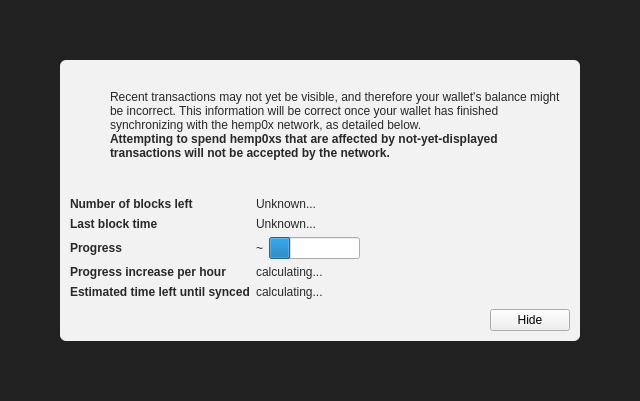
<?xml version="1.0" encoding="UTF-8"?>
<ui version="4.0">
 <class>ModalOverlay</class>
 <widget class="ModalOverlay" name="ModalOverlay">
  <property name="geometry">
   <rect>
    <x>0</x>
    <y>0</y>
    <width>640</width>
    <height>401</height>
   </rect>
  </property>
  <property name="windowTitle">
   <string>Form</string>
  </property>
  <layout class="QVBoxLayout" name="verticalLayout" stretch="0">
   <property name="sizeConstraint">
    <enum>QLayout::SetDefaultConstraint</enum>
   </property>
   <property name="leftMargin">
    <number>0</number>
   </property>
   <property name="topMargin">
    <number>0</number>
   </property>
   <property name="rightMargin">
    <number>0</number>
   </property>
   <property name="bottomMargin">
    <number>0</number>
   </property>
   <item>
    <widget class="QWidget" name="bgWidget" native="true">
     <property name="styleSheet">
      <string notr="true">#bgWidget { background: rgba(0,0,0,220); }</string>
     </property>
     <layout class="QVBoxLayout" name="verticalLayoutMain" stretch="1">
      <property name="leftMargin">
       <number>60</number>
      </property>
      <property name="topMargin">
       <number>60</number>
      </property>
      <property name="rightMargin">
       <number>60</number>
      </property>
      <property name="bottomMargin">
       <number>60</number>
      </property>
      <item>
       <widget class="QWidget" name="contentWidget" native="true">
        <property name="styleSheet">
         <string notr="true">#contentWidget { background: rgba(255,255,255,240); border-radius: 6px; }

QLabel { color: rgb(40,40,40);  }</string>
        </property>
        <layout class="QVBoxLayout" name="verticalLayoutSub" stretch="1,0,0,0">
         <property name="spacing">
          <number>0</number>
         </property>
         <property name="leftMargin">
          <number>10</number>
         </property>
         <property name="topMargin">
          <number>10</number>
         </property>
         <property name="rightMargin">
          <number>10</number>
         </property>
         <property name="bottomMargin">
          <number>10</number>
         </property>
         <item>
          <layout class="QHBoxLayout" name="horizontalLayoutIconText" stretch="0,1">
           <property name="topMargin">
            <number>20</number>
           </property>
           <item>
            <layout class="QVBoxLayout" name="verticalLayoutIcon">
             <property name="leftMargin">
              <number>0</number>
             </property>
             <item>
              <widget class="QPushButton" name="warningIcon">
               <property name="enabled">
                <bool>false</bool>
               </property>
               <property name="text">
                <string/>
               </property>
               <property name="icon">
                <iconset>
                 <normaloff>:/icons/warning</normaloff>
                 <disabledoff>:/icons/warning</disabledoff>:/icons/warning</iconset>
               </property>
               <property name="iconSize">
                <size>
                 <width>48</width>
                 <height>48</height>
                </size>
               </property>
               <property name="flat">
                <bool>true</bool>
               </property>
              </widget>
             </item>
             <item>
              <spacer name="verticalSpacerWarningIcon">
               <property name="orientation">
                <enum>Qt::Vertical</enum>
               </property>
               <property name="sizeHint" stdset="0">
                <size>
                 <width>20</width>
                 <height>40</height>
                </size>
               </property>
              </spacer>
             </item>
            </layout>
           </item>
           <item>
            <layout class="QVBoxLayout" name="verticalLayoutInfoText">
             <property name="leftMargin">
              <number>0</number>
             </property>
             <property name="topMargin">
              <number>0</number>
             </property>
             <item>
              <widget class="QLabel" name="infoText">
               <property name="text">
                <string>Recent transactions may not yet be visible, and therefore your wallet's balance might be incorrect. This information will be correct once your wallet has finished synchronizing with the hemp0x network, as detailed below.</string>
               </property>
               <property name="textFormat">
                <enum>Qt::RichText</enum>
               </property>
               <property name="wordWrap">
                <bool>true</bool>
               </property>
              </widget>
             </item>
             <item>
              <widget class="QLabel" name="infoTextStrong">
               <property name="font">
                <font>
                 <weight>75</weight>
                 <bold>true</bold>
                </font>
               </property>
               <property name="text">
                <string>Attempting to spend hemp0xs that are affected by not-yet-displayed transactions will not be accepted by the network.</string>
               </property>
               <property name="textFormat">
                <enum>Qt::RichText</enum>
               </property>
               <property name="wordWrap">
                <bool>true</bool>
               </property>
              </widget>
             </item>
             <item>
              <spacer name="verticalSpacerInTextSpace">
               <property name="orientation">
                <enum>Qt::Vertical</enum>
               </property>
               <property name="sizeHint" stdset="0">
                <size>
                 <width>20</width>
                 <height>40</height>
                </size>
               </property>
              </spacer>
             </item>
            </layout>
           </item>
          </layout>
         </item>
         <item>
          <spacer name="verticalSpacerAfterText">
           <property name="orientation">
            <enum>Qt::Vertical</enum>
           </property>
           <property name="sizeHint" stdset="0">
            <size>
             <width>20</width>
             <height>40</height>
            </size>
           </property>
          </spacer>
         </item>
         <item>
          <layout class="QFormLayout" name="formLayout">
           <property name="fieldGrowthPolicy">
            <enum>QFormLayout::FieldsStayAtSizeHint</enum>
           </property>
           <property name="horizontalSpacing">
            <number>6</number>
           </property>
           <property name="verticalSpacing">
            <number>6</number>
           </property>
           <property name="topMargin">
            <number>10</number>
           </property>
           <item row="0" column="0">
            <widget class="QLabel" name="labelNumberOfBlocksLeft">
             <property name="font">
              <font>
               <weight>75</weight>
               <bold>true</bold>
              </font>
             </property>
             <property name="text">
              <string>Number of blocks left</string>
             </property>
            </widget>
           </item>
           <item row="0" column="1">
            <widget class="QLabel" name="numberOfBlocksLeft">
             <property name="text">
              <string>Unknown...</string>
             </property>
            </widget>
           </item>
           <item row="1" column="0">
            <widget class="QLabel" name="labelLastBlockTime">
             <property name="font">
              <font>
               <weight>75</weight>
               <bold>true</bold>
              </font>
             </property>
             <property name="text">
              <string>Last block time</string>
             </property>
            </widget>
           </item>
           <item row="1" column="1">
            <widget class="QLabel" name="newestBlockDate">
             <property name="sizePolicy">
              <sizepolicy hsizetype="Maximum" vsizetype="Preferred">
               <horstretch>0</horstretch>
               <verstretch>0</verstretch>
              </sizepolicy>
             </property>
             <property name="text">
              <string>Unknown...</string>
             </property>
            </widget>
           </item>
           <item row="2" column="0">
            <widget class="QLabel" name="labelSyncDone">
             <property name="font">
              <font>
               <weight>75</weight>
               <bold>true</bold>
              </font>
             </property>
             <property name="text">
              <string>Progress</string>
             </property>
            </widget>
           </item>
           <item row="2" column="1">
            <layout class="QHBoxLayout" name="horizontalLayoutSync" stretch="0,1">
             <item>
              <widget class="QLabel" name="percentageProgress">
               <property name="text">
                <string notr="true">~</string>
               </property>
              </widget>
             </item>
             <item>
              <widget class="QProgressBar" name="progressBar">
               <property name="value">
                <number>24</number>
               </property>
               <property name="format">
                <string/>
               </property>
              </widget>
             </item>
            </layout>
           </item>
           <item row="4" column="0">
            <widget class="QLabel" name="labelProgressIncrease">
             <property name="font">
              <font>
               <weight>75</weight>
               <bold>true</bold>
              </font>
             </property>
             <property name="text">
              <string>Progress increase per hour</string>
             </property>
            </widget>
           </item>
           <item row="4" column="1">
            <widget class="QLabel" name="progressIncreasePerH">
             <property name="text">
              <string>calculating...</string>
             </property>
            </widget>
           </item>
           <item row="5" column="0">
            <widget class="QLabel" name="labelEstimatedTimeLeft">
             <property name="font">
              <font>
               <weight>75</weight>
               <bold>true</bold>
              </font>
             </property>
             <property name="text">
              <string>Estimated time left until synced</string>
             </property>
            </widget>
           </item>
           <item row="5" column="1">
            <widget class="QLabel" name="expectedTimeLeft">
             <property name="text">
              <string>calculating...</string>
             </property>
            </widget>
           </item>
          </layout>
         </item>
         <item>
          <layout class="QHBoxLayout" name="horizontalLayoutButtons">
           <property name="leftMargin">
            <number>10</number>
           </property>
           <property name="topMargin">
            <number>10</number>
           </property>
           <item>
            <widget class="QLabel" name="versionLabel">
             <property name="text">
              <string></string>
             </property>
            </widget>
           </item>
           <item>
            <spacer name="horizontalSpacer">
             <property name="orientation">
              <enum>Qt::Horizontal</enum>
             </property>
             <property name="sizeHint" stdset="0">
              <size>
               <width>40</width>
               <height>20</height>
              </size>
             </property>
            </spacer>
           </item>
           <item>
            <widget class="QPushButton" name="closeButton">
             <property name="text">
              <string>Hide</string>
             </property>
            </widget>
           </item>
          </layout>
         </item>
        </layout>
       </widget>
      </item>
     </layout>
    </widget>
   </item>
  </layout>
 </widget>
 <customwidgets>
  <customwidget>
   <class>ModalOverlay</class>
   <extends>QWidget</extends>
   <header>modaloverlay.h</header>
   <container>1</container>
  </customwidget>
 </customwidgets>
 <resources/>
 <connections/>
</ui>
